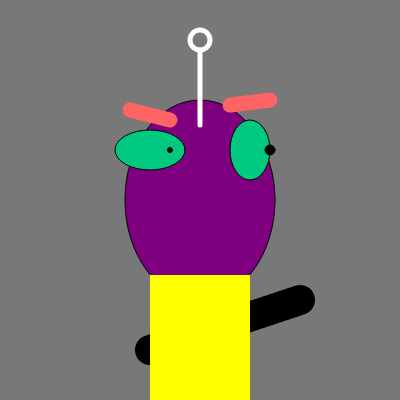
Frame 1 (no input)
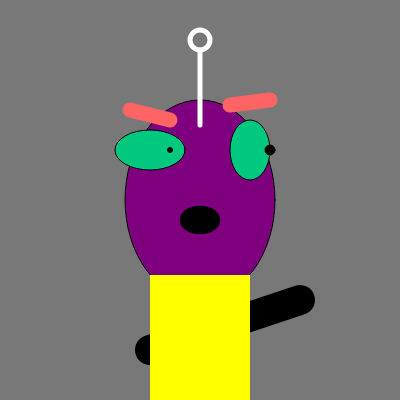
Frame 60 (no input)
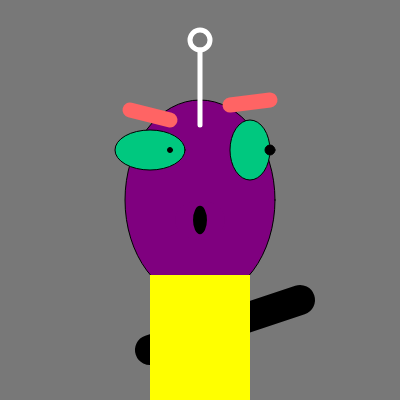
Frame 120 (the mouse pressed at the canvas centre since frame 60)

The p5.js sketch that drew these frames (run headless with seeded random() and noise() and a simulated clock; from frame 60 on, the mouse is pressed at the canvas centre):

// p5.js sketch
// ── sketch.js
// https://editor.p5js.org/jht1493/sketches/lNaN-D8fV
// W5.3a Zoog talks like a bad cartoon
// https://editor.p5js.org/benjamin.bergery/sketches/UjXzCVArd

function setup() {
  createDrawingCanvas();
  dark_gray_background();
  addPurpleFace();
  addGreenEyes();
  addBlackPupils();
  addOrangeEyebrows();
  addAntenna();
  // add_pink_mouth();
  addBlackArms();
  yellowBody();
}

function draw() {
  // runAtsevenFps();
  if (frameCount % 7 == 0) {
    BadCartoonTalkingMouth();    
  }
}

//++ 2 new external functions ++//

function BadCartoonTalkingMouth() {
  console.log('width', width);
  noStroke();
  fill(127, 0, 127);
  ellipse(200, 220, 50, 40);
  fill(0, 0, 0);
  ellipse(200, 220, random(10, 50), random(5, 40));
}

function runAtsevenFps() {
    frameRate(7);
}
// CODE COMMENT
// to get the mouth redrawing on each frame, 
//lines 26-27 redraw the mouth area in purple to erase previous mouth
// lines 28-29 draw a black mouth ellipse with random width and height
// line 32 run the program at 7ps to avoid flickering mouth



// QUESTION: Does it matter if runAtsevenFps is in draw or setup?

function add_pink_mouth() {
  noStroke();
  fill(255, 0, 127);
  ellipse(200, 250, 50, 20);
}

function createDrawingCanvas() {
  createCanvas(400, 400);
}

function dark_gray_background() {
  background(120);
}

function addPurpleFace() {
  fill(127, 0, 127);
  ellipse(200, 200, 150, 200);
}

function addGreenEyes() {
  fill(0, 200, 127);
  ellipse(150, 150, 70, 40);
  ellipse(250, 150, 40, 60);
}

function addBlackPupils() {
  fill(0);
  ellipse(170, 150, 5, 5);
  ellipse(270, 150, 10, 10);
}

function addOrangeEyebrows() {
  stroke(255, 100, 100);
  strokeWeight(15);
  line(130, 110, 170, 120);
  line(230, 105, 270, 100);
}

function addAntenna() {
  stroke(255);
  strokeWeight(5);
  line(200, 125, 200, 50);
  noFill();
  ellipse(200, 40, 20, 20);
}

function add_pink_mouth() {
  noStroke();
  fill(255, 0, 127);
  ellipse(200, 250, 50, 20);
}

function addBlackArms() {
  stroke(0);
  strokeWeight(30);
  line(150, 350, 300, 300);
}

function yellowBody() {
  // No stroke
  noStroke();
  fill(255, 255, 0);
  rect(150, 275, 100, 200);
}

// NOTES
// Would indeed be great if more code could be understood without comments
// simply by naming external functions
// QUESTION: Can you do this to all code?
// QUESTION: If not, when can't you?

// Original Zoog by Mimi Yin at https://editor.p5js.org/mimiyin/sketches/SiMFwzSGS

//3. Take, one of the functions from your re-factored Zoog portrait and re-write it
//so that you can call the same function twice, and have it draw slighly different versions of the same thing. (e,.g.Draw a big eye. Draw a little eye.) Alternatively you can try doing this on your own self-portrait

// Organize Zoog portrait into functions so that you can understand what it's doing without comments and you can easily turn different parts of the sketch on/off by commenting in/out calls to your functions.
